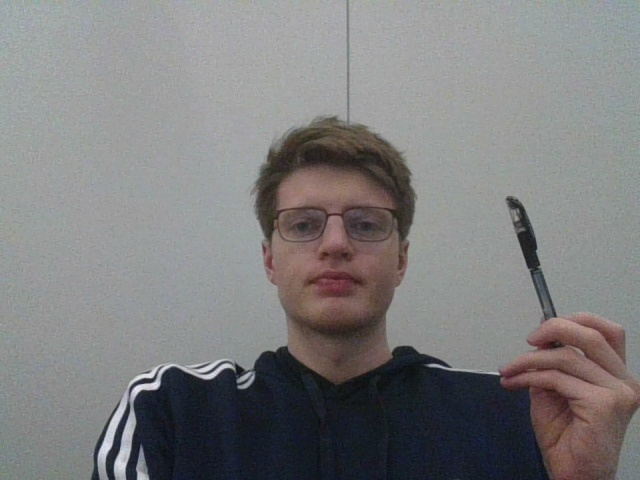
#> input picture sketch_code/one.jpg, 640 x 480 px, given in place of the camera
$ python optical_flow.py
#> lines starting #> are read from the running program, lines starting #| are printed output that depends on the picture
import numpy as np
import cv2 as cv
cap = cv.VideoCapture(1)
ret, frame1 = cap.read()
#> frame1 is the input picture: shape (480, 640, 3); mean B, G, R 125.7, 125.3, 125.9
prvs = cv.cvtColor(frame1, cv.COLOR_BGR2GRAY)
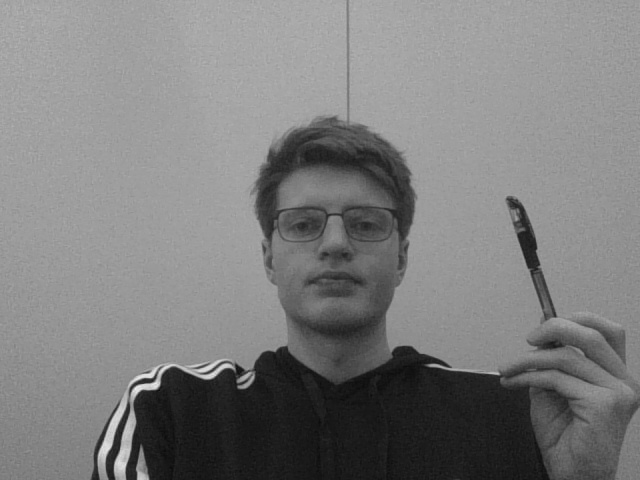
#> prvs: shape (480, 640); min 11, max 240, mean 125.5
hsv = np.zeros_like(frame1)
hsv[..., 1] = 255
while(1):
    ret, frame2 = cap.read()
    # reduce noise
    frame2 = cv.GaussianBlur(frame2, (5, 5), 0)
    if not ret:
        print('No frames grabbed!')
        break
    next = cv.cvtColor(frame2, cv.COLOR_BGR2GRAY)
    flow = cv.calcOpticalFlowFarneback(prvs, next, None, 0.5, 3, 15, 3, 5, 1.2, 0)
    mag, ang = cv.cartToPolar(flow[..., 0], flow[..., 1])
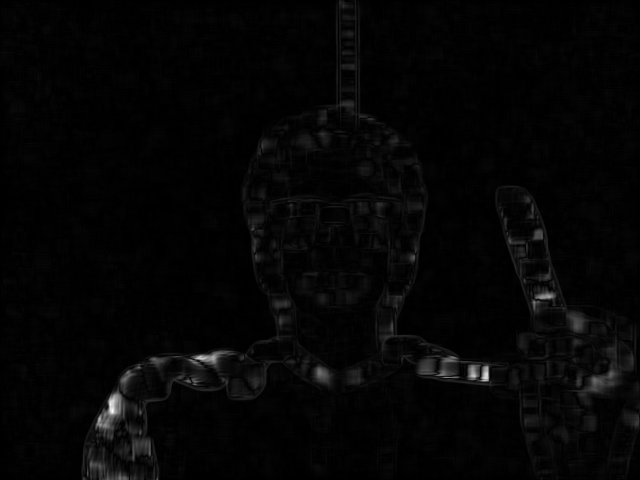
#> mag: shape (480, 640) float32; min 1.62e-05, max 2.83, mean 0.0621; drawn with min black and max white
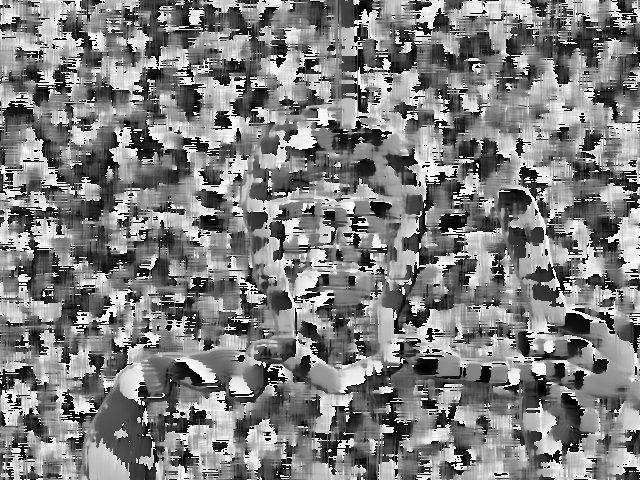
#> ang: shape (480, 640) float32; min 3.68e-06, max 6.28, mean 3.15; drawn with min black and max white
    hsv[..., 0] = ang*180/np.pi/2
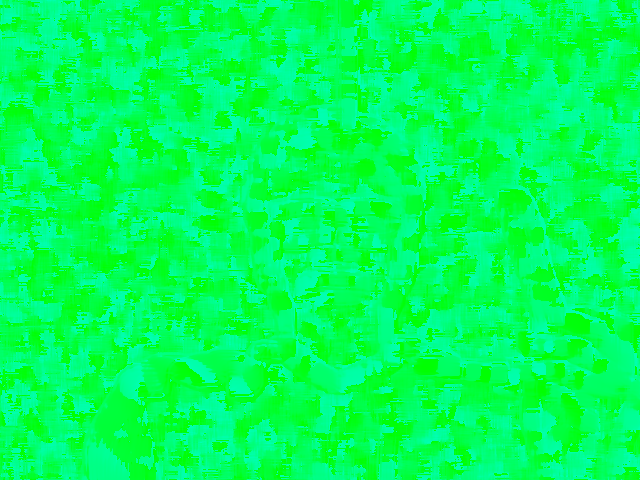
#> hsv: shape (480, 640, 3); mean of channels 0, 1, 2 89.7, 255, 0; drawn as B, G, R
    hsv[..., 2] = cv.normalize(mag, None, 0, 255, cv.NORM_MINMAX)
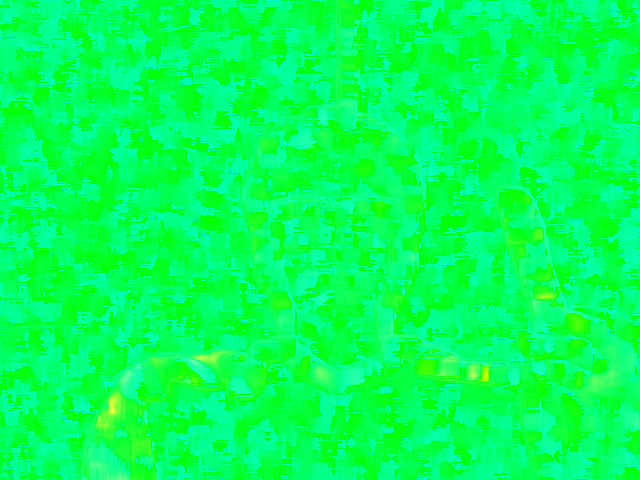
#> hsv: shape (480, 640, 3); mean of channels 0, 1, 2 89.7, 255, 5.1; drawn as B, G, R
    bgr = cv.cvtColor(hsv, cv.COLOR_HSV2BGR)
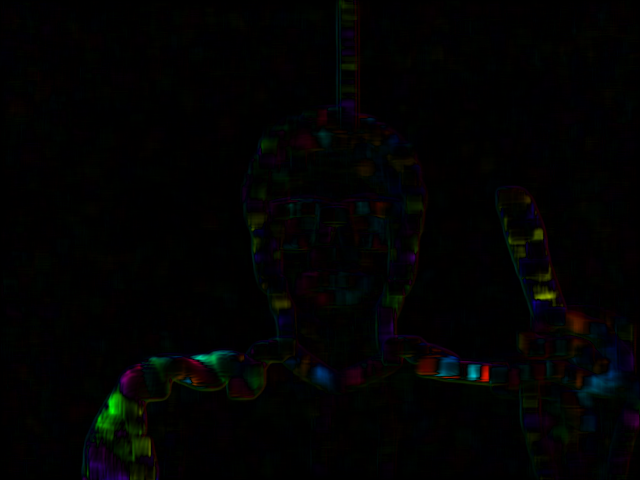
#> bgr: shape (480, 640, 3); mean B, G, R 2.4, 2.5, 2.2
    cv.imshow('frame2', bgr)
    k = cv.waitKey(30) & 0xff
#> (key Esc is pressed here)
    if k == 27:
        break
    elif k == ord('s'):
        pass
    prvs = next
cv.destroyAllWindows()

$ run again, on sketch_code/paper.jpg
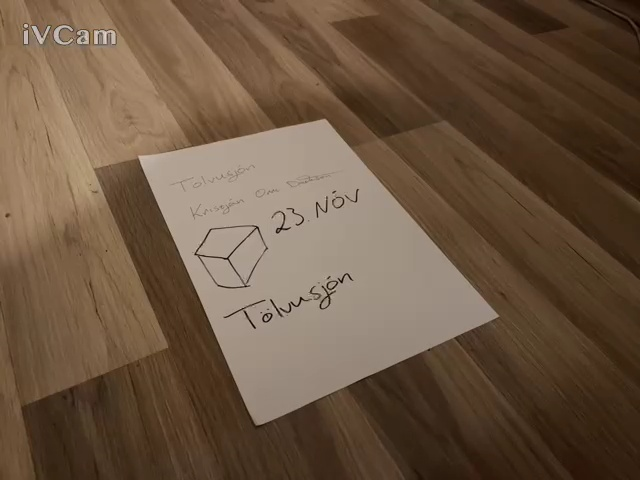
#> input picture sketch_code/paper.jpg, 640 x 480 px, given in place of the camera
#> frame1 is the input picture: shape (480, 640, 3); mean B, G, R 65.2, 85.6, 107.6
#> `hsv[..., 2] = cv.normalize(mag, None, 0, 255, cv.NORM_MINMAX)`:
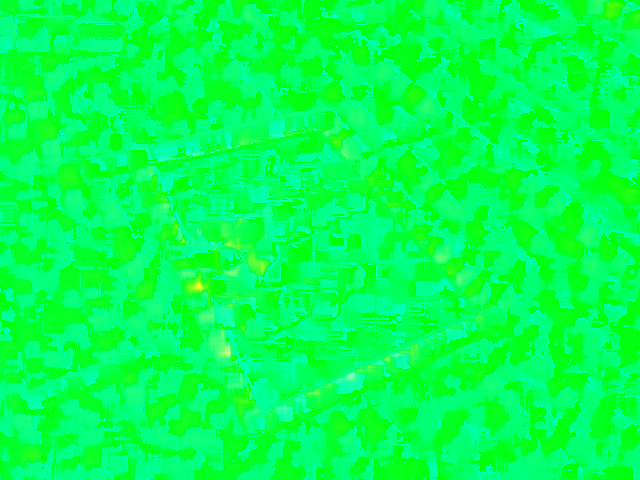
#> hsv: shape (480, 640, 3); mean of channels 0, 1, 2 81.7, 255, 4.1; drawn as B, G, R
#> `bgr = cv.cvtColor(hsv, cv.COLOR_HSV2BGR)`:
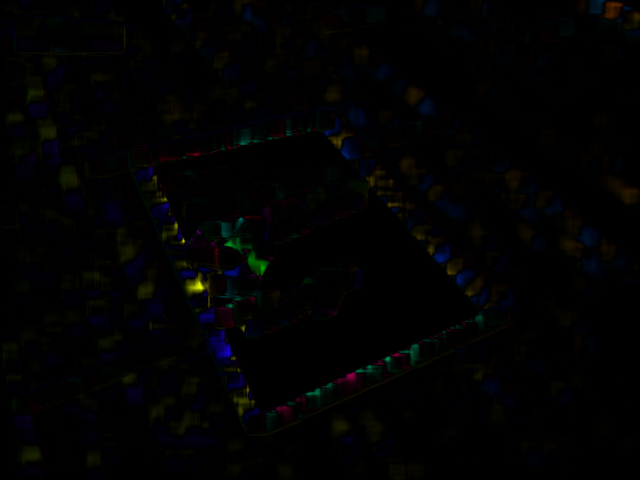
#> bgr: shape (480, 640, 3); mean B, G, R 2.1, 1.9, 1.8
